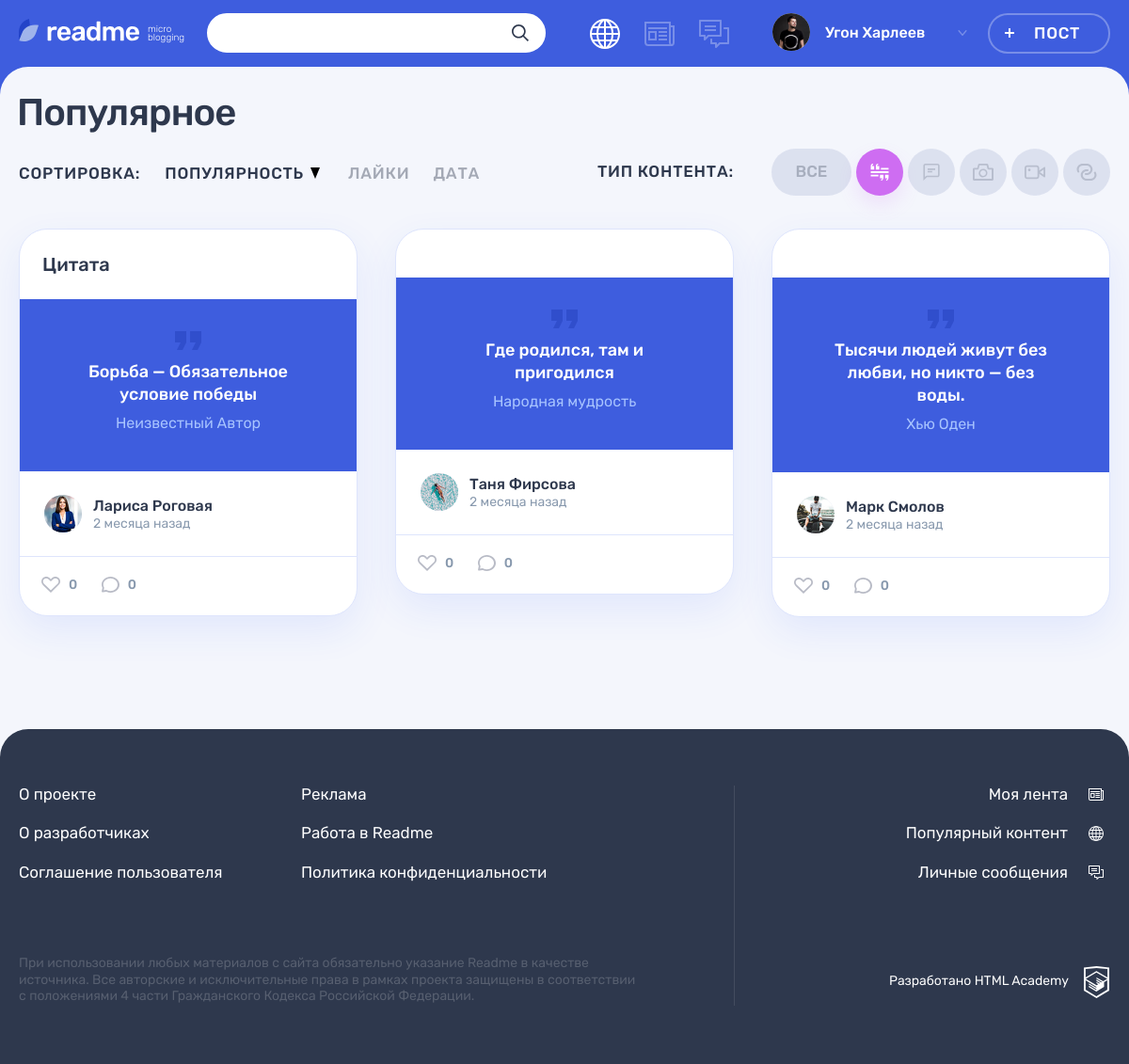
Screenshot of /index.php?tab=1 with the database file from the repository.
### tables this page shows
CREATE TABLE content_type
(
    id   INT AUTO_INCREMENT PRIMARY KEY UNIQUE,
    type VARCHAR(1024),
    icon VARCHAR(1024)
);

CREATE TABLE posts
(
    id              INT AUTO_INCREMENT PRIMARY KEY UNIQUE,
    timestamp_add   TIMESTAMP,  
    title           VARCHAR(128) NOT NULL,
    text_content    TEXT,
    quote_author    VARCHAR(1024),
    image_content   VARCHAR(1024),
    video_content   VARCHAR(1024),
    link            VARCHAR(1024),
    show_count      INT,
    author_id       INT          NOT NULL,
    content_type_id INT,
    hashtag         VARCHAR(1024),
    INDEX (title)
);

CREATE TABLE users
(
    id            INT AUTO_INCREMENT PRIMARY KEY UNIQUE,  
    timestamp_add TIMESTAMP,
    email         VARCHAR(128) NOT NULL UNIQUE,
    login         VARCHAR(64)  NOT NULL UNIQUE,
    password      VARCHAR(64)  NOT NULL,
    avatar_path   VARCHAR(1024),
    INDEX (login)
);

### functions.php (called while the page is built, shortened)
<?php
function include_template($path, array $data = [])
{
    $path = 'templates/' . $path . '.php';
    htmlspecialchars(extract($data));
    require_once $path;
    return ob_get_clean();
}
function get_noun_plural_form(int $number, string $one, string $two, string $many): string
{
    $number = (int)$number;
    $mod10 = $number % 10;
    $mod100 = $number % 100;
    switch (true) {
        case ($mod10 >= 2 && $mod10 <= 4):
            return $two;
    }
}
function show_date($time, $format)
{
    $timestamp = strtotime($time);
    $dt = date_create();
    $dt = date_timestamp_set($dt, $timestamp);
    $current_timestamp = time();
    switch ($format) {
        case 'datetime_format':
            $format_timestamp = date_format($dt, DATETIME_FORMAT);
            break;
        case 'title_format':
            $format_timestamp = date_format($dt, TITLE_FORMAT);
            break;
        case 'relative_format':
            if ($timestamp + SIXTY_MINUTES > $current_timestamp) {
                $remaining_minutes = ceil(($current_timestamp - $timestamp) / SIXTY_SECONDS);
                $format_timestamp = $remaining_minutes . get_noun_plural_form(
                        $remaining_minutes,
                        ' минута',
                        ' минуты',
                        ' минут'
                    );
            } elseif ($timestamp + FIVE_WEEKS <= $current_timestamp) {
                $remaining_months = ceil(($current_timestamp - $timestamp) / FIVE_WEEKS);
                $format_timestamp = $remaining_months . get_noun_plural_form(
                        $remaining_months,
                        ' месяц',
                        ' месяца',
                        ' месяцев'
                    );
            }
            break;
    }
    return $format_timestamp;
}
function requestDataBase($sql, $type)
{
    $connect = mysqli_connect("localhost", "root", "root", "readme");
    mysqli_set_charset($connect, "utf8");
    if (!$connect) {
        $error = mysqli_connect_error();
        $answerDataBase = print("Ошибка MySQL: " . $error);
    } else {
        if ($result = mysqli_query($connect, $sql)) {
            switch ($type) {
                case 'all':
                    $answerDataBase = mysqli_fetch_all($result, MYSQLI_ASSOC);
                    break;
            }
        } else {
            $error = mysqli_error($connect);
            $answerDataBase = print("Ошибка MySQL: " . $error);
        }
    }
    return $answerDataBase;
}

### templates/main.php (the view, shortened to what this page needs)
<section class="page__main page__main--popular">
    <div class="container">
        <h1 class="page__title page__title--popular">Популярное</h1>
    </div>
    <div class="popular container">
        <div class="popular__filters-wrapper">
            <div class="popular__sorting sorting">
                <b class="popular__sorting-caption sorting__caption">Сортировка:</b>
                <ul class="popular__sorting-list sorting__list">
                    <li class="sorting__item sorting__item--popular">
                        <a class="sorting__link sorting__link--active" href="#">
                            <span>Популярность</span>
                            <svg class="sorting__icon" width="10" height="12">
                                <use xlink:href="#icon-sort"></use>
                            </svg>
                        </a>
                    </li>
                    <li class="sorting__item">
                        <a class="sorting__link" href="#">
                            <span>Лайки</span>
                        </a>
                    </li>
                    <li class="sorting__item">
                        <a class="sorting__link" href="#">
                            <span>Дата</span>
                        </a>
                    </li>
                </ul>
            </div>
            <div class="popular__filters filters">
                <b class="popular__filters-caption filters__caption">Тип контента:</b>
                <ul class="popular__filters-list filters__list">
                    <li class="popular__filters-item popular__filters-item--all filters__item filters__item--all">
                        <a class="filters__button filters__button--ellipse filters__button--all <?php if (!$contentIndex) {
                        } ?>"
                           href="../index.php">
                            <span>Все</span>
                        </a>
                    </li>
                    <?php foreach ($contentType as $value): ?>
                        <li class="popular__filters-item filters__item">
                            <a class="filters__button filters__button--<?= $value['icon']; ?> button <?php if ($contentIndex == $value['id']) {
                                print('filters__button--active');
                            } ?>" href="../index.php?tab=<?= $value['id']; ?>">
                                <svg class="filters__icon" width="22" height="18">
                                    <use xlink:href="#icon-filter-<?= $value['icon']; ?>"></use>
                                </svg>
                            </a>
                        </li>
                    <?php endforeach; ?>
                </ul>
            </div>
        </div>
        <div class="popular__posts">
            <?php foreach ($contentShow as $key => $val): ?>
                <article class="popular__post post post-<?= ($val['icon']); ?>">
                    <header class="post__header">
                        <a href="post.php?id=<?= ($val['id']); ?>">
                            <h2><?= ($val['title']); ?></h2>
                        </a>
                    </header>
                    <div class="post__main">
                        <?php if ($val['icon'] == 'text'): ?>
                            <p><?= (cut_text($val['text_content'])); ?></p>
                        <?php elseif ($val['icon'] == 'quote'): ?>
                            <blockquote>
                                <p>
                                    <?= ($val['text_content']); ?>
                                </p>
                                <cite><?= ($val['quote_author']); ?></cite>
                            </blockquote>
                        <?php endif; ?>
                    </div>
                    <footer class="post__footer">
                        <div class="post__author">
                            <a class="post__author-link" href="#" title="Автор">
                                <div class="post__avatar-wrapper">
                                    <img class="post__author-avatar" src="img/<?= ($val['avatar_path']); ?>"
                                         alt="Аватар пользователя">
                                </div>
                                <div class="post__info">
                                    <b class="post__author-name">
                                        <?= ($val['login']); ?>
                                    </b>
                                    <time class="post__time"
                                          datetime="<?= show_date(($val['timestamp_add']), 'datetime_format'); ?>"
                                          title="<?= show_date(($val['timestamp_add']), 'title_format'); ?>">
                                        <?= show_date(($val['timestamp_add']), 'relative_format'); ?> назад
                                    </time>
                                </div>
                            </a>
                        </div>
                        <div class="post__indicators">
                            <div class="post__buttons">
                                <a class="post__indicator post__indicator--likes button" href="#" title="Лайк">
                                    <svg class="post__indicator-icon" width="20" height="17">
                                        <use xlink:href="#icon-heart"></use>
                                    </svg>
                                    <span>0</span>
                                </a>
                                <a class="post__indicator post__indicator--comments button" href="#"
                                   title="Комментарии">
                                    <svg class="post__indicator-icon" width="19" height="17">
                                        <use xlink:href="#icon-comment"></use>
                                    </svg>
                                    <span>0</span>
                                </a>
                            </div>
                        </div>
                    </footer>
                </article>
            <?php endforeach; ?>
        </div>
    </div>
</section>

### rows the page displays
posts: title "Цитата", text_content "Борьба — Обязательное условие победы", quote_author "Неизвестный Автор", author.avatar_path (picture), author.login "Лариса Роговая", timestamp_add "2 месяца"
posts: text_content "Где родился, там и пригодился", quote_author "Народная мудрость", author.avatar_path (picture), author.login "Таня Фирсова", timestamp_add "2 месяца"
posts: text_content "Тысячи людей живут без любви, но никто — без воды.", quote_author "Xью Оден", author.avatar_path (picture), author.login "Марк Смолов", timestamp_add "2 месяца"

### other values shown
$user_name "Угон Харлеев"
